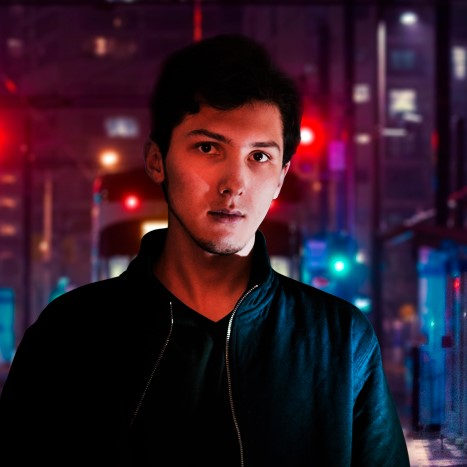
#> input picture images/face1.jpg, 467 x 467 px, found by its file name
$ python detection.py
#> lines starting #> are read from the running program, lines starting #| are printed output that depends on the picture; after the words box and inside, x2 and y2 are one past the last pixel; in counts of white or black regions, pixels touching at a corner belong together
import os
import numpy as np
import cv2

cascPath = os.path.abspath(
    './models/haarcascade_frontalface_default.xml').replace('\\', '/')


def main():
    imgPath = os.path.abspath('./images/face1.jpg').replace('\\', '/')

    face_cascade = cv2.CascadeClassifier(cascPath)

    img = cv2.imread(imgPath)
#> img is the input picture: shape (467, 467, 3); mean B, G, R 40.9, 26, 49.7
    gray = cv2.cvtColor(img, cv2.COLOR_BGR2GRAY)
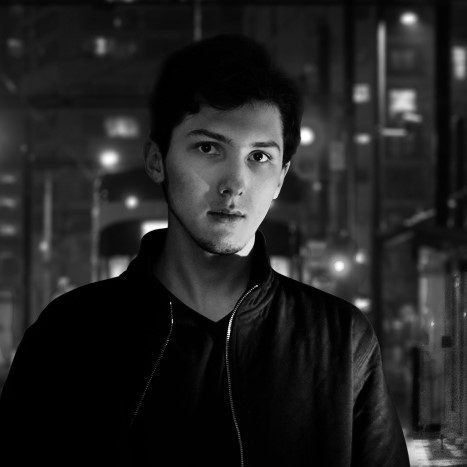
#> gray: shape (467, 467); min 0, max 255, mean 34.8

    faces = face_cascade.detectMultiScale(gray, 1.3, 5)
#> faces = [[167, 101, 140, 140]]

    for (x, y, w, h) in faces:
        img = cv2.rectangle(img, (x, y), (x+w, y+h), (255, 0, 0), 2)
        roi_gray = gray[y:y+h, x:x+w]
        roi_color = img[y:y+h, x:x+w]
#> this loop made 1 pass
#> pass 1, in main, `img = cv2.rectangle(img, (x, y), (x+w, y+h), (255, 0, 0), 2)`:
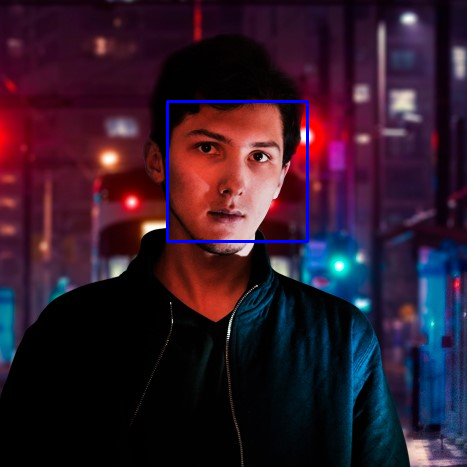
#> img: shape (467, 467, 3); 0.77% of pixels changed, all inside (x1, y1, x2, y2) = (166, 100, 309, 243)
#> pass 1, in main, `roi_gray = gray[y:y+h, x:x+w]`:
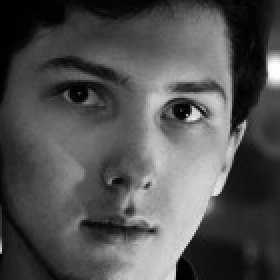
#> roi_gray: shape (140, 140) (shown 2 times larger); min 0, max 254, mean 81.5
#> pass 1, in main, `roi_color = img[y:y+h, x:x+w]`:
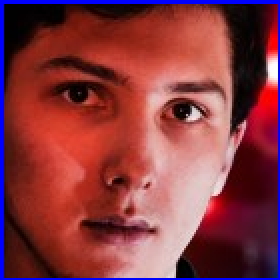
#> roi_color: shape (140, 140, 3) (shown 2 times larger); mean B, G, R 64.7, 57.5, 134.3

    cv2.imshow('img', img)
    cv2.waitKey(0)
    cv2.destroyAllWindows()


def detect_face(byteString):
    face_cascade = cv2.CascadeClassifier(cascPath)

    img = cv2.imdecode(np.fromstring(
        byteString, np.uint8), cv2.IMREAD_UNCHANGED)
    gray = cv2.cvtColor(img, cv2.COLOR_BGR2GRAY)

    faces = face_cascade.detectMultiScale(gray, 1.3, 5)

    for (x, y, w, h) in faces:
        img = cv2.rectangle(img, (x, y), (x+w, y+h), (255, 0, 0), 2)
        roi_gray = gray[y:y+h, x:x+w]
        roi_color = img[y:y+h, x:x+w]

    return img


if __name__ == '__main__':
    main()
